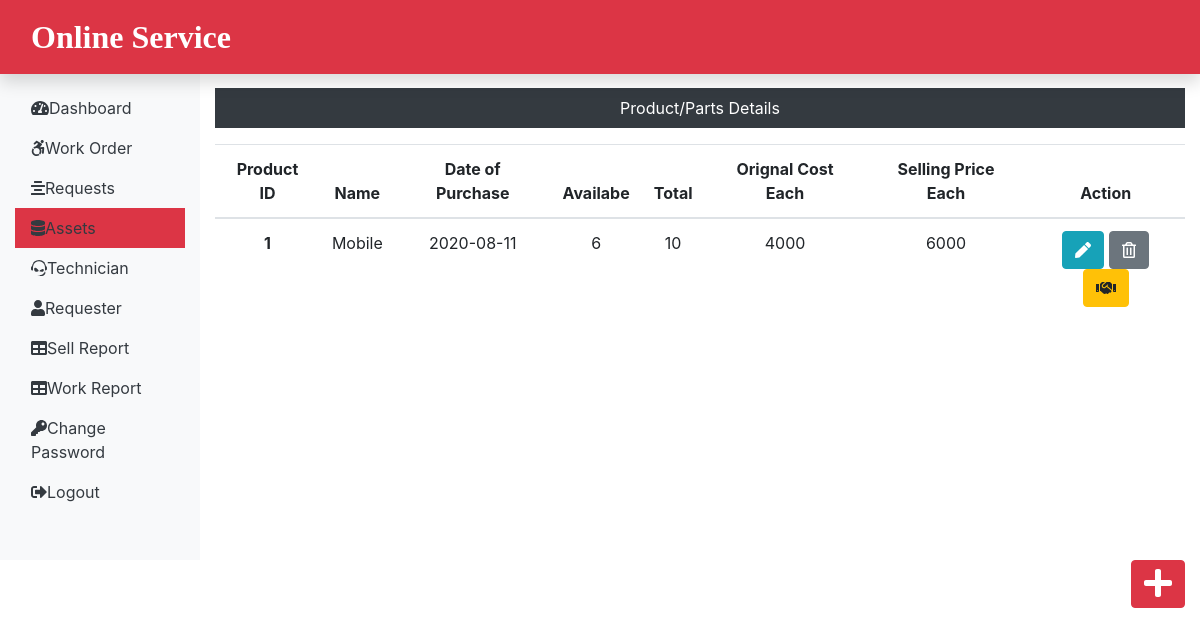
The page /admin/assets.php (signed in) on the database its author committed.
### tables this page shows
CREATE TABLE `assets_tb` (
  `pid` int(60) NOT NULL,
  `pname` varchar(60) NOT NULL,
  `pdop` date NOT NULL,
  `pava` varchar(60) NOT NULL,
  `ptotal` int(60) NOT NULL,
  `poriginalcost` int(60) NOT NULL,
  `psellingcost` int(60) NOT NULL
);

### admin/assets.php (the view, shortened to what this page needs)
<?php
 include('includes/header.php');
include('../dbConnection.php');
?>
<div class="col-sm-9 col-md-10 mt-5 text-center">
	<p class="bg-dark text-white p-2">Product/Parts Details</p>
<?php
$sql = "SELECT * FROM assets_tb";
$result = $conn->query($sql);
if($result->num_rows > 0){
	echo '<table class="table">';
    echo '<thead>';
    echo '<tr>';
	echo '<th scope="col">Product ID</th>';
	echo '<th scope="col">Name</th>';
	echo '<th scope="col">Date of Purchase</th>';
	echo '<th scope="col">Availabe</th>';
	echo '<th scope="col">Total</th>';
	echo '<th scope="col">Orignal Cost Each</th>';
	echo '<th scope="col">Selling Price Each</th>';
	echo '<th scope="col">Action</th>';
	echo '</tr>';
	echo '</thead>';
	echo '<tbody>';
	while($row = $result->fetch_assoc()){
		echo '<tr>';
		echo '<th>'. $row['pid'].'</th>';
		echo '<td>'. $row['pname'].'</td>';
		echo '<td>'. $row['pdop'].'</td>';
		echo '<td>'. $row['pava'].'</td>';
		echo '<td>'. $row['ptotal'].'</td>';
		echo '<td>'. $row['poriginalcost'].'</td>';
		echo '<td>'. $row['psellingcost'].'</td>';
		echo '<td>
			<form action="editproduct.php" method="POST" class="d-inline"><input type="hidden" name="id" value='.$row["pid"].'><button class="btn btn-info" value="edit" name="edit"><i class="fas fa-pen"></i></button>
			</form>
		 	<form action="" method="POST" class="d-inline">
		 		<input type="hidden" name="id" value='.$row['pid'].'><button type="submit" class="btn btn-secondary" name="delete" value="Delete"><i class="far fa-trash-alt"></i></button>
		 	</form>
		 	<form action="sellproduct.php" method="POST" class="d-inline">
		 	<input type="hidden" name="id" value='.$row["pid"].'>
		 	<button type="submit" class="btn btn-warning" name="issue" value="Issue"><i class="fas fa-handshake"></i></button>
		 	</form>';
		echo '</tr>';
	}
	echo '</tbody>';
	echo '</table>';
}
else{
	echo '0 Result';
}
?>
</div>
</div>
<div class="float-right">
<a class="btn btn-danger box" href="addproduct.php"><i class="fas fa-plus fa-2x"></i></a>
</div>
</div>
</body>
</html>

### CSS/all.min.css.css (style rules this page uses)
.fa-2x { font-size:2em }
.fa-handshake:before { content:"\f2b5" }
.fa-pen:before { content:"\f304" }
.fa-plus:before { content:"\f067" }
.fa-trash-alt:before { content:"\f2ed" }

### CSS/custom.css (style rules this page uses)
a { color:black; }

### rows shown on the page
assets_tb: pid "1", pname "Mobile", pdop "2020-08-11", pava "6", ptotal "10", poriginalcost "4000", psellingcost "6000"
